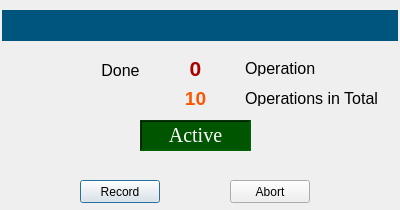
<?xml version="1.0" encoding="UTF-8"?>
<ui version="4.0">
 <class>OperationLoop</class>
 <widget class="QDialog" name="OperationLoop">
  <property name="windowModality">
   <enum>Qt::WindowModal</enum>
  </property>
  <property name="geometry">
   <rect>
    <x>0</x>
    <y>0</y>
    <width>400</width>
    <height>210</height>
   </rect>
  </property>
  <property name="cursor">
   <cursorShape>PointingHandCursor</cursorShape>
  </property>
  <property name="windowTitle">
   <string>Subprocess</string>
  </property>
  <property name="autoFillBackground">
   <bool>false</bool>
  </property>
  <property name="styleSheet">
   <string notr="true"/>
  </property>
  <property name="sizeGripEnabled">
   <bool>false</bool>
  </property>
  <property name="modal">
   <bool>false</bool>
  </property>
  <widget class="QLabel" name="labelCustom">
   <property name="geometry">
    <rect>
     <x>2</x>
     <y>10</y>
     <width>396</width>
     <height>31</height>
    </rect>
   </property>
   <property name="font">
    <font>
     <pointsize>12</pointsize>
     <bold>true</bold>
    </font>
   </property>
   <property name="styleSheet">
    <string notr="true">background-color: rgb(0, 170, 0);
background-color: rgb(0, 85, 127);
color: rgb(255, 255, 255);</string>
   </property>
   <property name="lineWidth">
    <number>0</number>
   </property>
   <property name="text">
    <string/>
   </property>
   <property name="alignment">
    <set>Qt::AlignCenter</set>
   </property>
  </widget>
  <widget class="QLabel" name="labelInner">
   <property name="geometry">
    <rect>
     <x>95</x>
     <y>60</y>
     <width>51</width>
     <height>20</height>
    </rect>
   </property>
   <property name="font">
    <font>
     <pointsize>12</pointsize>
    </font>
   </property>
   <property name="text">
    <string>Done</string>
   </property>
   <property name="alignment">
    <set>Qt::AlignCenter</set>
   </property>
  </widget>
  <widget class="QLabel" name="labelInner_CurrentIdex">
   <property name="geometry">
    <rect>
     <x>150</x>
     <y>55</y>
     <width>91</width>
     <height>26</height>
    </rect>
   </property>
   <property name="font">
    <font>
     <pointsize>16</pointsize>
     <bold>true</bold>
    </font>
   </property>
   <property name="autoFillBackground">
    <bool>false</bool>
   </property>
   <property name="styleSheet">
    <string notr="true">color: rgb(170, 0, 0);</string>
   </property>
   <property name="locale">
    <locale language="English" country="UnitedStates"/>
   </property>
   <property name="text">
    <string>0</string>
   </property>
   <property name="alignment">
    <set>Qt::AlignCenter</set>
   </property>
  </widget>
  <widget class="QLabel" name="labelInner_3">
   <property name="geometry">
    <rect>
     <x>245</x>
     <y>60</y>
     <width>81</width>
     <height>16</height>
    </rect>
   </property>
   <property name="font">
    <font>
     <pointsize>12</pointsize>
    </font>
   </property>
   <property name="text">
    <string>Operation</string>
   </property>
  </widget>
  <widget class="QLabel" name="labelInner_totalNum">
   <property name="geometry">
    <rect>
     <x>150</x>
     <y>85</y>
     <width>91</width>
     <height>26</height>
    </rect>
   </property>
   <property name="font">
    <font>
     <pointsize>14</pointsize>
     <bold>true</bold>
    </font>
   </property>
   <property name="styleSheet">
    <string notr="true">color: rgb(0, 255, 0);
color: rgb(255, 85, 0);</string>
   </property>
   <property name="text">
    <string>10</string>
   </property>
   <property name="alignment">
    <set>Qt::AlignCenter</set>
   </property>
  </widget>
  <widget class="QLabel" name="labelInner_5">
   <property name="geometry">
    <rect>
     <x>245</x>
     <y>90</y>
     <width>151</width>
     <height>16</height>
    </rect>
   </property>
   <property name="font">
    <font>
     <pointsize>12</pointsize>
    </font>
   </property>
   <property name="text">
    <string>Operations in Total</string>
   </property>
  </widget>
  <widget class="QPushButton" name="nextIndexButton">
   <property name="geometry">
    <rect>
     <x>80</x>
     <y>180</y>
     <width>80</width>
     <height>23</height>
    </rect>
   </property>
   <property name="text">
    <string>Record</string>
   </property>
  </widget>
  <widget class="QPushButton" name="abortButton">
   <property name="geometry">
    <rect>
     <x>230</x>
     <y>180</y>
     <width>80</width>
     <height>23</height>
    </rect>
   </property>
   <property name="text">
    <string>Abort</string>
   </property>
  </widget>
  <widget class="QLabel" name="label_Active">
   <property name="geometry">
    <rect>
     <x>140</x>
     <y>120</y>
     <width>111</width>
     <height>31</height>
    </rect>
   </property>
   <property name="font">
    <font>
     <family>Times New Roman</family>
     <pointsize>15</pointsize>
    </font>
   </property>
   <property name="styleSheet">
    <string notr="true">background-color: rgb(0, 85, 0);
color: rgb(255, 255, 255);</string>
   </property>
   <property name="frameShape">
    <enum>QFrame::WinPanel</enum>
   </property>
   <property name="frameShadow">
    <enum>QFrame::Sunken</enum>
   </property>
   <property name="text">
    <string>Active</string>
   </property>
   <property name="alignment">
    <set>Qt::AlignCenter</set>
   </property>
  </widget>
 </widget>
 <resources/>
 <connections/>
</ui>
